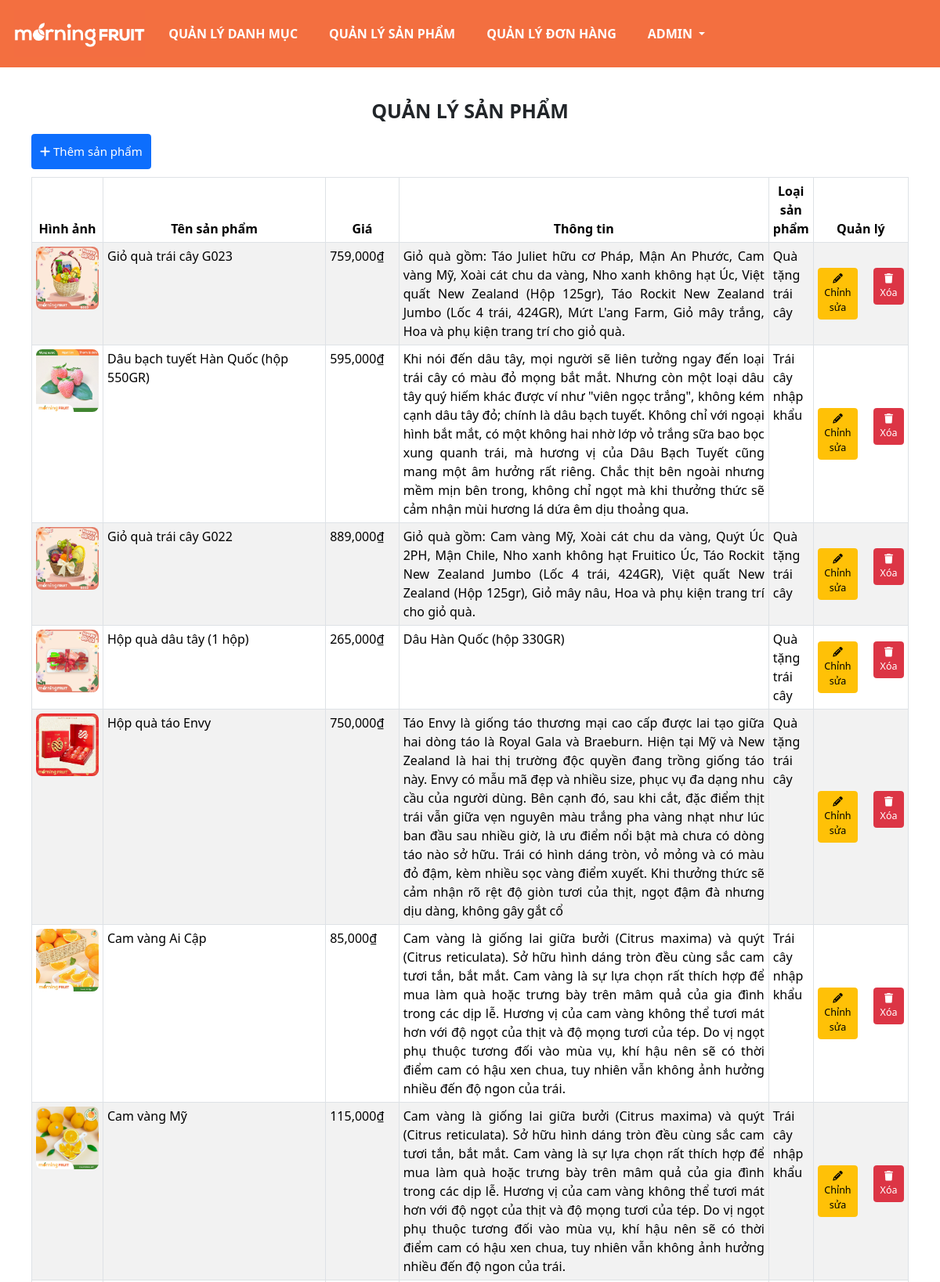
Page /product_list.php (signed in, upper part) on the committed database.
### tables this page shows
CREATE TABLE `products` (
  `pd_id` int(11) UNSIGNED NOT NULL,
  `pd_name` varchar(255) NOT NULL,
  `pd_price` varchar(255) NOT NULL,
  `pd_info` text NOT NULL,
  `pd_image` varchar(255) NOT NULL,
  `cat_id` int(11) UNSIGNED NOT NULL
);

CREATE TABLE `categories` (
  `cat_id` int(11) UNSIGNED NOT NULL,
  `cat_name` varchar(255) NOT NULL
);

### libraries/Psr4AutoloaderClass.php (called while the page is built, shortened)
<?php
class Psr4AutoloaderClass
{
	protected $prefixes = array();
	public function addNamespace($prefix, $base_dir, $prepend = false)
	{
		$prefix = trim($prefix, '\\') . '\\';
		$base_dir = rtrim($base_dir, DIRECTORY_SEPARATOR) . '/';
		if (isset($this->prefixes[$prefix]) === false) {
			$this->prefixes[$prefix] = array();
		}
		if ($prepend) {
			array_unshift($this->prefixes[$prefix], $base_dir);
		} else {
			array_push($this->prefixes[$prefix], $base_dir);
		}
	}
	public function loadClass($class)
	{
		$prefix = $class;
		while (false !== $pos = strrpos($prefix, '\\')) {
			$prefix = substr($class, 0, $pos + 1);
			$relative_class = substr($class, $pos + 1);
			$mapped_file = $this->loadMappedFile($prefix, $relative_class);
			if ($mapped_file) {
				return $mapped_file;
			}
			$prefix = rtrim($prefix, '\\');
		}
		return false;
	}
	protected function loadMappedFile($prefix, $relative_class)
	{
		foreach ($this->prefixes[$prefix] as $base_dir) {
			$file = $base_dir
				. str_replace('\\', '/', $relative_class)
				. '.php';
			if ($this->requireFile($file)) {
				return $file;
			}
		}
		return false;
	}
	protected function requireFile($file)
	{
		if (file_exists($file)) {
			return true;
		}
		return false;
	}
}

### src/classes/Product.php (called while the page is built, shortened)
<?php
class Product
{
    private ?PDO $db;
    private int $pd_id = -1;
    public $pd_name;
    public $pd_price;
    public $pd_info;
    public $pd_image;
    public $cat_id;
    public function getID(): int
    {
        return $this->pd_id;
    }
    public function __construct(?PDO $pdo)
    {
        $this->db = $pdo;
    }
    public function all(): array
    {
        $products = [];
        $statement = $this->db->prepare('SELECT * FROM products ORDER BY pd_id DESC');
        $statement->execute();
        while ($row = $statement->fetch()) {
            $product = new Product($this->db);
            $product->fillFromDB($row);
            $products[] = $product;
        }
        return $products;
    }
    protected function fillFromDB(array $row): Product
    {
        [
            'pd_id' => $this->pd_id,
            'pd_name' => $this->pd_name,
            'pd_price' => $this->pd_price,
            'pd_info' => $this->pd_info,
            'pd_image' => $this->pd_image,
            'cat_id' => $this->cat_id
        ] = $row;
        return $this;
    }
}

### src/functions.php (called while the page is built, shortened)
<?php
function html_escape(string|null $text): string
{
    return htmlspecialchars($text ?? '', ENT_QUOTES, 'UTF-8', false);
}

### src/classes/Category.php (called while the page is built, shortened)
<?php
class Category
{
    private ?PDO $db;
    public function __construct(?PDO $pdo)
    {
        $this->db = $pdo;
    }
    public function getNameByID($id): string {
        $statement = $this->db->prepare('SELECT cat_name FROM categories WHERE cat_id = ?');
        $statement->execute([$id]);
        return $statement->fetchColumn();
    }
}

### public/product_list.php (the view, shortened to what this page needs)
<?php
require_once __DIR__ . '/../src/bootstrap.php';
$product = new Product($PDO);
$products = $product->all();
$category = new Category($PDO);
include_once __DIR__ . '/../src/partials/header.php'
?>
<body>
    <?php include_once __DIR__ . '/../src/partials/navbar.php' ?>
    <div class="container">
        <?php
        include_once __DIR__ . '/../src/partials/heading.php';
        ?>
        <div class="row">
            <div class="col-12">
                <a href="product_add.php" class="btn btn-primary mb-3 fs-4 p-3">
                    <i class="fa fa-plus"></i> Thêm sản phẩm
                </a>
                <table id="contacts" class="table table-striped table-bordered">
                    <thead>
                        <tr class="text-center">
                            <th scope="col">Hình ảnh</th>
                            <th scope="col" style="width: 300px;">Tên sản phẩm</th>
                            <th scope="col">Giá</th>
                            <th scope="col" style="width: 500px;">Thông tin</th>
                            <th scope="col">Loại sản phẩm</th>
                            <th scope="col">Quản lý</th>
                        </tr>
                    </thead>
                    <tbody>
                        <?php
                        foreach ($products as $product) :
                        ?>
                            <tr>
                                <td>
                                    <img src="<?= './uploads/' . html_escape($product->pd_image) ?>" width="80px" height="80px" style="border-radius:8px;">
                                </td>
                                <td><?= html_escape($product->pd_name) ?></td>
                                <td><?= number_format(html_escape($product->pd_price)) . '₫' ?></td>
                                <td style="max-width: 500px; text-align: justify;"><?= html_escape($product->pd_info) ?></td>
                                <td>
                                    <?= html_escape($category->getNameByID($product->cat_id)) ?>
                                </td>
                                <td class="align-middle">
                                    <div class="d-flex justify-content-center">
                                        <a href="<?= 'product_edit.php?id=' . $product->getID() ?>" class="btn btn-xs btn-warning fs-5 me-3">
                                            <i alt="Edit" class="fa fa-pencil"></i> Chỉnh sửa</a>
                                        <form action="product_delete.php" method="POST" class="form-inline ml-1">
                                            <button type="submit" name="delete-cat" class="btn btn-xs btn-danger fs-5 ms-3" data-bs-toggle="modal" data-bs-target="#delete-confirm">
                                                <i alt="Delete" class="fa fa-trash"></i> Xóa</a>
                                            </button>
                                        </form>
                                    </div>
                                </td>
                            </tr>
                        <?php endforeach ?>
                    </tbody>
                </table>
            </div>
        </div>
    </div>
</body>
</html>

### public/css/base.css (style rules this page uses)
:root { --primary-color: #f36f40; --white-color: #fff; --black-color: #000; --text-color: #333; }
* { padding: 0; margin: 0; box-sizing: inherit; }
html { color: var(--black-color); font-size: 62.5%; line-height: 1.6rem; font-family: Verdana, Geneva, Tahoma, sans-serif; background-color: var(--white-color); box-sizing: border-box; }
a { text-decoration: none; }

### public/css/main.css (style rules this page uses)
.container { font-size: 1.6rem; }
button { border: none; background-color: transparent; }
html { margin:0; padding:0; height:100%; }
body { min-height:100%; position:relative; }
.container { padding:10px; padding-bottom:60px; }

### rows in the picture
products: pd_image (picture), pd_name "Giỏ quà trái cây G023", pd_price "759,000", pd_info "Giỏ quà gồm: Táo Juliet hữu cơ Pháp, Mận An Phước, Cam vàng Mỹ, Xoài cát chu da vàng, Nho xanh không hạt Úc, Việt quất New Zealand (Hộp 125gr), Táo Rockit New Zealand Jumbo (Lốc 4 trái, 424GR), Mứt L'ang Farm, Giỏ mây trắng, Hoa và phụ kiện trang trí cho giỏ quà.", cat.cat_name "Quà tặng trái cây"
products: pd_image (picture), pd_name "Dâu bạch tuyết Hàn Quốc (hộp 550GR)", pd_price "595,000", pd_info "Khi nói đến dâu tây, mọi người sẽ liên tưởng ngay đến loại trái cây có màu đỏ mọng bắt mắt. Nhưng còn một loại dâu tây quý hiếm khác được ví như \"viên ngọc trắng\", không kém cạnh dâu tây đỏ; chính là dâu bạch tuyết. Không chỉ với ngoại hình bắt mắt, có một không hai nhờ lớp vỏ trắng sữa bao bọc xung quanh trái, mà hương vị của Dâu Bạch Tuyết cũng mang một âm hưởng rất riêng. Chắc thịt bên ngoài nhưng mềm mịn bên trong, không chỉ ngọt mà khi thưởng thức sẽ cảm nhận mùi hương lá dứa êm dịu thoảng qua.", cat.cat_name "Trái cây nhập khẩu"
products: pd_image (picture), pd_name "Giỏ quà trái cây G022", pd_price "889,000", pd_info "Giỏ quà gồm: Cam vàng Mỹ, Xoài cát chu da vàng, Quýt Úc 2PH, Mận Chile, Nho xanh không hạt Fruitico Úc, Táo Rockit New Zealand Jumbo (Lốc 4 trái, 424GR), Việt quất New Zealand (Hộp 125gr), Giỏ mây nâu, Hoa và phụ kiện trang trí cho giỏ quà.", cat.cat_name "Quà tặng trái cây"
products: pd_image (picture), pd_name "Hộp quà dâu tây (1 hộp)", pd_price "265,000", pd_info "Dâu Hàn Quốc (hộp 330GR)", cat.cat_name "Quà tặng trái cây"
products: pd_image (picture), pd_name "Hộp quà táo Envy", pd_price "750,000", pd_info "Táo Envy là giống táo thương mại cao cấp được lai tạo giữa hai dòng táo là Royal Gala và Braeburn. Hiện tại Mỹ và New Zealand là hai thị trường độc quyền đang trồng giống táo này. Envy có mẫu mã đẹp và nhiều size, phục vụ đa dạng nhu cầu của người dùng. Bên cạnh đó, sau khi cắt, đặc điểm thịt trái vẫn giữa vẹn nguyên màu trắng pha vàng nhạt như lúc ban đầu sau nhiều giờ, là ưu điểm nổi bật mà chưa có dòng táo nào sở hữu. Trái có hình dáng tròn, vỏ mỏng và có màu đỏ đậm, kèm nhiều sọc vàng điểm xuyết. Khi thưởng thức sẽ cảm nhận rõ rệt độ giòn tươi của thịt, ngọt đậm đà nhưng dịu dàng, không gây gắt cổ", cat.cat_name "Quà tặng trái cây"
products: pd_image (picture), pd_name "Cam vàng Ai Cập", pd_price "85,000", pd_info "Cam vàng là giống lai giữa bưởi (Citrus maxima) và quýt (Citrus reticulata). Sở hữu hình dáng tròn đều cùng sắc cam tươi tắn, bắt mắt. Cam vàng là sự lựa chọn rất thích hợp để mua làm quà hoặc trưng bày trên mâm quả của gia đình trong các dịp lễ. Hương vị của cam vàng không thể tươi mát hơn với độ ngọt của thịt và độ mọng tươi của tép. Do vị ngọt phụ thuộc tương đối vào mùa vụ, khí hậu nên sẽ có thời điểm cam có hậu xen chua, tuy nhiên vẫn không ảnh hưởng nhiều đến độ ngon của trái.", cat.cat_name "Trái cây nhập khẩu"
products: pd_image (picture), pd_name "Cam vàng Mỹ", pd_price "115,000", pd_info "Cam vàng là giống lai giữa bưởi (Citrus maxima) và quýt (Citrus reticulata). Sở hữu hình dáng tròn đều cùng sắc cam tươi tắn, bắt mắt. Cam vàng là sự lựa chọn rất thích hợp để mua làm quà hoặc trưng bày trên mâm quả của gia đình trong các dịp lễ. Hương vị của cam vàng không thể tươi mát hơn với độ ngọt của thịt và độ mọng tươi của tép. Do vị ngọt phụ thuộc tương đối vào mùa vụ, khí hậu nên sẽ có thời điểm cam có hậu xen chua, tuy nhiên vẫn không ảnh hưởng nhiều đến độ ngon của trái.", cat.cat_name "Trái cây nhập khẩu"

### other values in the picture
$subtitle "QUẢN LÝ SẢN PHẨM"
